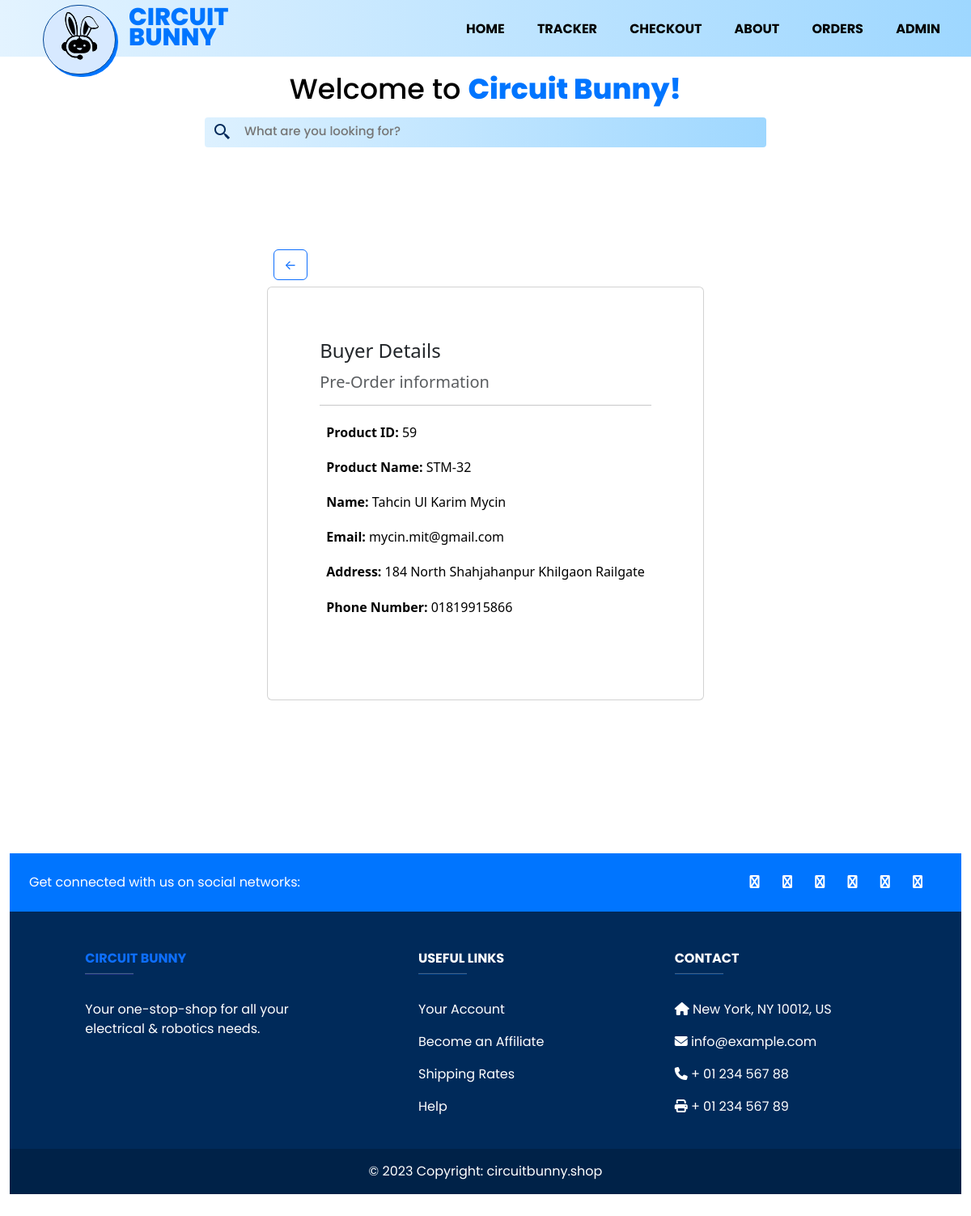
Page /preorders/59 (signed in) on the committed database.
### shop/models.py (models this page shows, shortened)
class Preorder(models.Model):
    id = models.AutoField(primary_key=True)
    Name = models.CharField(max_length=250)
    Full_name = models.CharField(max_length=250)
    Address = models.CharField(max_length=250)
    Email = models.EmailField(max_length=254)
    Phone_number = models.CharField(max_length=15)

### shop/views.py (the view)
# urls.py: path("preorders/<int:id>", views.preorderdetails, name="preorderdetails"),
def preorderdetails(request, id):
    if request.user.is_authenticated and request.user.is_staff:
        item = get_object_or_404(Preorder, id=id)
        form, query, products = formEvent(request)
        context = {
            "id": id,
            "item": item,
            "form": form,
            "query": query,
            "products": products
        }
        return render(request, "adminpreorders.html", context)
    else:
        return HttpResponse('You don\'t the permission to access this page <a href="/admin" target="_blank">Sign in</a>')

### shop/form.py
class SearchForm(forms.Form):
    query = forms.CharField(label="", max_length=255, required=False, widget=forms.TextInput(attrs={'placeholder': 'What are you looking for?', 'class': "search_box_text"}, ))

### shop/form.py (called while the page is built)
def formEvent(request):
    form = SearchForm(request.GET)
    query = request.GET.get('query', '')
    if query:
        products = Item.objects.filter(Title__icontains=query)
    else:
        products = Item.objects.all()
    return form, query, products

### shop/templates/adminpreorders.html (shortened to what this page needs)
{% extends "base.html" %}
{% block content %}
    <div class="container d-flex align-items-center justify-content-center vh-100">
      <div class="pb-lg-5 " >
        <a href="javascript:history.go(-1)" class="btn btn-outline-primary m-2">←</a>
        <div class="card" style="width: absolute;">
          <div class="card-body pb-lg-5 m-lg-5">
                  <h4 class="card-title pb-2">Buyer Details</h4>
                  <h5 class="card-subtitle mb-2 text-body-secondary ">Pre-Order information</h5>
                  <hr>
                  <h6 class="card-text p-2 text-black"><b>Product ID:</b> {{item.id}}</h6>
                  <h6 class="card-text p-2 text-black"><b>Product Name:</b> {{item.Name}}</h6>
                  <h6 class="card-text p-2 text-black"><b>Name:</b> {{item.Full_name}}</h6>
                  <h6 class="card-text p-2 text-black"><b>Email:</b> {{item.Email}}</h6>
                  <h6 class="card-text p-2 text-black"><b>Address:</b> {{item.Address}}</h6>
                  <h6 class="card-text p-2 text-black"><b>Phone Number:</b> {{item.Phone_number}}</h6>
                </div>
              </div>
        </div>
      </div>
      {% endblock content %}

### shop/static/css/base.css (style rules this page uses)
* { margin: 0; padding: 0; text-decoration: none; list-style: none; box-sizing: border-box; }
body { font-family: 'Poppins', sans-serif; }
.container { width: 100%; height: auto; }
.search_box_text input { color: #4E8ED9; font-family: 'Poppins'; font-size: 15px; font-style: normal; font-weight: 500; line-height: 84.75%; height: 2rem; outline: none; color: black; margin-left: 15px; background: transparent; border-style: none; width: 40vw; }
a:link { text-decoration: none; }

### rows in the picture
Preorder: id "59", Name "STM-32", Full_name "Tahcin Ul Karim Mycin", Email "mycin.mit@gmail.com", Address "184 North Shahjahanpur Khilgaon Railgate", Phone_number "01819915866"
